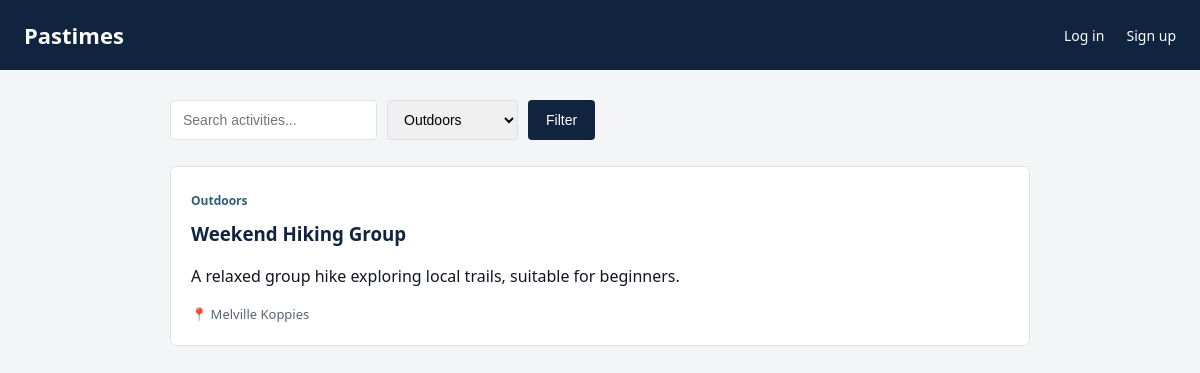
Page /index.php?category=Outdoors on the committed database.
### tables this page shows
CREATE TABLE IF NOT EXISTS activities (
    id INT AUTO_INCREMENT PRIMARY KEY,
    name VARCHAR(150) NOT NULL,
    category VARCHAR(50) NOT NULL,
    description TEXT NOT NULL,
    location VARCHAR(150) NOT NULL,
    created_by INT,
    created_at TIMESTAMP DEFAULT CURRENT_TIMESTAMP,
    FOREIGN KEY (created_by) REFERENCES users(id) ON DELETE SET NULL
);

### index.php (the view, shortened to what this page needs)
<?php require "db.php"; ?>
<!DOCTYPE html>
<html lang="en">
<head>
<link rel="stylesheet" href="style.css">
</head>
<body>
<header>
    <h1>Pastimes</h1>
    <nav>
        <?php if (isset($_SESSION['user_id'])): ?>
            <a href="add_activity.php">Add an activity</a>
            <a href="logout.php">Log out (<?= htmlspecialchars($_SESSION['user_name']) ?>)</a>
        <?php else: ?>
            <a href="login.php">Log in</a>
            <a href="register.php">Sign up</a>
        <?php endif; ?>
    </nav>
</header>
<div class="wrap">
    <form class="filter-bar" method="get">
        <input type="text" name="q" placeholder="Search activities..." value="<?= htmlspecialchars($_GET['q'] ?? '') ?>">
        <select name="category">
            <?php
            $categories = $pdo->query("SELECT DISTINCT category FROM activities ORDER BY category")->fetchAll(PDO::FETCH_COLUMN);
            foreach ($categories as $cat):
                $selected = (($_GET['category'] ?? '') === $cat) ? 'selected' : '';
            ?>
                <option value="<?= htmlspecialchars($cat) ?>" <?= $selected ?>><?= htmlspecialchars($cat) ?></option>
            <?php endforeach; ?>
        </select>
        <button type="submit">Filter</button>
    </form>
    <?php
    $sql = "SELECT * FROM activities WHERE 1=1";
    $params = [];
    if (!empty($_GET['category'])) {
        $sql .= " AND category = :category";
        $params['category'] = $_GET['category'];
    }
    $sql .= " ORDER BY created_at DESC";
    $stmt = $pdo->prepare($sql);
    $stmt->execute($params);
    $activities = $stmt->fetchAll();
    ?>
    <?php foreach ($activities as $a): ?>
        <div class="card">
            <span class="tag"><?= htmlspecialchars($a['category']) ?></span>
            <h3><?= htmlspecialchars($a['name']) ?></h3>
            <p><?= htmlspecialchars($a['description']) ?></p>
            <div class="meta">📍 <?= htmlspecialchars($a['location']) ?></div>
        </div>
    <?php endforeach; ?>
</div>
</body>
</html>

### style.css (style rules this page uses)
:root { --ink: #10233F; --steel: #2C5F7C; --brass: #C9972E; --bg: #F3F5F7; --panel: #FFFFFF; --text: #121620; --muted: #5B6472; --line: #DDE3E9; }
* { box-sizing: border-box; }
body { margin: 0; font-family: "Segoe UI", Arial, sans-serif; background: var(--bg); color: var(--text); line-height: 1.55; }
header { background: var(--ink); color: #fff; padding: 18px 24px; display: flex; justify-content: space-between; align-items: center; flex-wrap: wrap; gap: 12px; }
header h1 { margin: 0; font-size: 22px; }
header nav a { color: #fff; text-decoration: none; margin-left: 18px; font-size: 14px; }
.wrap { max-width: 900px; margin: 0 auto; padding: 30px 20px; }
.filter-bar { display: flex; gap: 10px; margin-bottom: 26px; flex-wrap: wrap; }
.filter-bar select, .filter-bar input { padding: 10px 12px; border: 1px solid var(--line); border-radius: 4px; font-size: 14px; }
.filter-bar button, .btn { background: var(--ink); color: #fff; border: none; padding: 10px 18px; border-radius: 4px; cursor: pointer; font-size: 14px; text-decoration: none; display: inline-block; }
.card { background: var(--panel); border: 1px solid var(--line); border-radius: 6px; padding: 20px; margin-bottom: 16px; }
.card h3 { margin: 0 0 6px; color: var(--ink); }
.tag { display: inline-block; font-size: 12px; color: var(--steel); font-weight: 600; margin-bottom: 8px; }
.card .meta { color: var(--muted); font-size: 13px; margin-top: 10px; }

### rows in the picture
activities: category "Outdoors", name "Weekend Hiking Group", description "A relaxed group hike exploring local trails, suitable for beginners.", location "Melville Koppies"

### other values in the picture
form field category "Outdoors"
